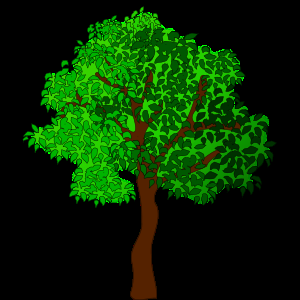
//> input picture OpenCV_training/Threshold/images/tree-17.png, 300 x 300 px
$ ./threshold   (built with g++ and OpenCV 4)
//> lines starting //> are read from the running program, lines starting //| are printed output that depends on the picture; after the words box and inside, x2 and y2 are one past the last pixel; in counts of white or black regions, pixels touching at a corner belong together
#include <iostream>
#include <opencv2/opencv.hpp>

using namespace cv;

int main(int argc, char** argv)
{
    String imageName = "./images/tree-17.png";
    if (argc > 1) imageName = argv[1];

    Mat image = imread(imageName, IMREAD_COLOR);
//> image is the input picture: 300 rows x 300 cols, CV_8UC3; mean B, G, R 0, 43.1, 7.3

    if (image.empty()) {
        std::cout << "Cannot read image: " << imageName << "\n";
        return -1;
    }

    // Grayscale matrix
    Mat grayscale_image(image.size(), CV_8U);

    // Convert BGR to Gray
    cvtColor(image, grayscale_image, CV_BGR2GRAY);
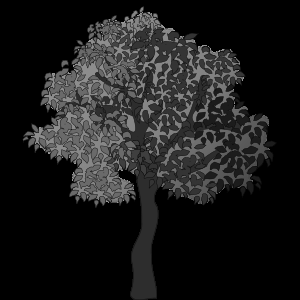
//> grayscale_image: 300 rows x 300 cols, CV_8UC1; min 0, max 155, mean 27.5

    // Binary image
    Mat binary_image(grayscale_image.size(), grayscale_image.type());

    // Apply thresholding
    threshold(grayscale_image, binary_image, 1, 255, THRESH_BINARY);
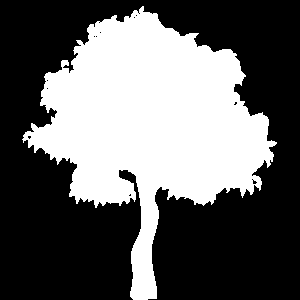
//> binary_image: 300 rows x 300 cols, CV_8UC1; 38.7% white; 1 white region, box (x1, y1, x2, y2) and area: (22, 6, 277, 300) 34790

    // Show the original
    namedWindow("Original", WINDOW_AUTOSIZE);
    imshow("Original", image);

    // Show the results
    namedWindow("Output", WINDOW_AUTOSIZE);
    imshow("Output", binary_image);

    // Save automatically
    // imwrite("Output", binary_image);

    waitKey();

    return 0;
}

$ run again, with OpenCV_training/Threshold/images/display_image.png copied over OpenCV_training/Threshold/images/tree-17.png
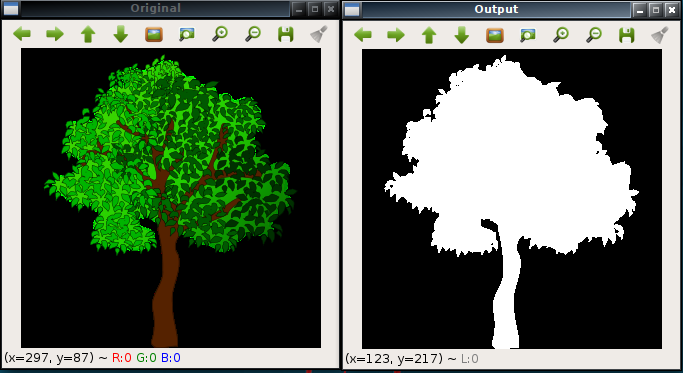
//> input picture OpenCV_training/Threshold/images/display_image.png, 683 x 373 px
//> image is the input picture: 373 rows x 683 cols, CV_8UC3; mean B, G, R 87, 103.3, 90.4
//> `cvtColor(image, grayscale_image, CV_BGR2GRAY);`:
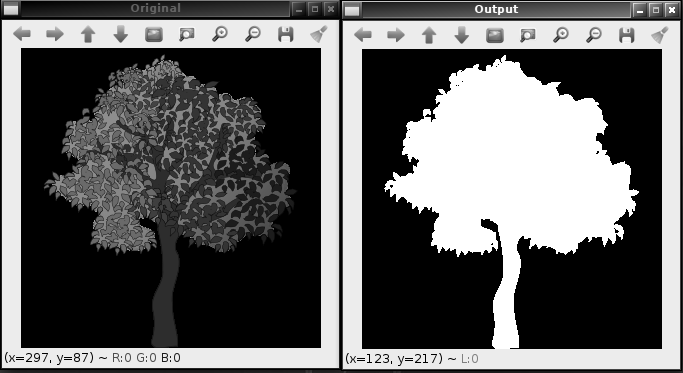
//> grayscale_image: 373 rows x 683 cols, CV_8UC1; min 0, max 255, mean 97.6
//> `threshold(grayscale_image, binary_image, 1, 255, THRESH_BINARY);`:
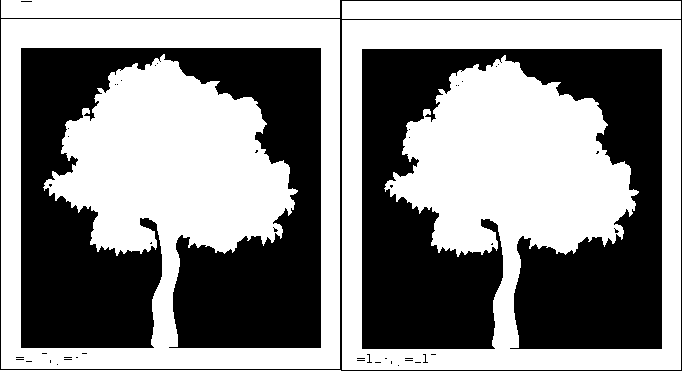
//> binary_image: 373 rows x 683 cols, CV_8UC1; 55.4% white; 48 black regions (45 under 20 px), largest, box (x1, y1, x2, y2) and area: (21, 48, 321, 348) 55175, (362, 49, 662, 349) 55175, (0, 0, 682, 371) 3177
